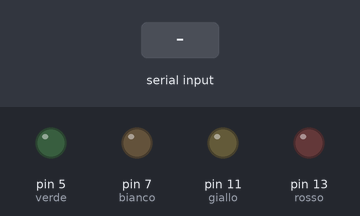
Simulated run of this sketch. Board: Arduino Uno, built with avr-gcc and run on an emulated ATmega328P. On the bench: output pins drawn as LEDs (lit = HIGH). The inputs (shaded band) are chosen by the test bench. What the sketch prints to the serial monitor is not drawn.

Above: at 0.8 s.
0.9 s: "90,45\n" received over Serial
At 3.0 s:
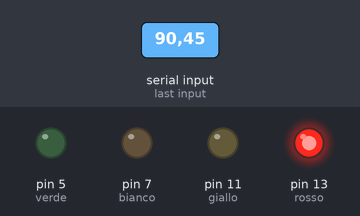
At 27.5 s:
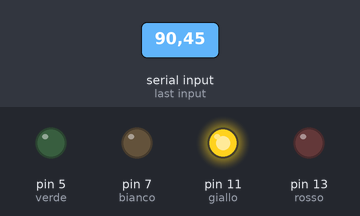
Timing chart, 0 to 52.3 s (numbered marks = the images above; inputs shaded):
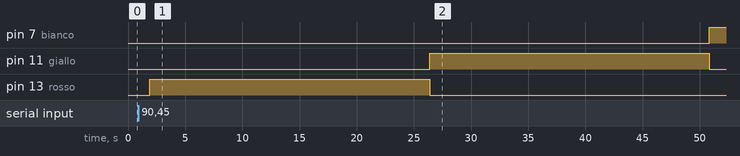

Measured:
- after the input at 0.9 s, pin 7 (bianco): LOW → HIGH after 49.9 s; pin 11 (giallo): LOW → HIGH after 25.5 s, → LOW 24.5 s later; pin 13 (rosso): LOW → HIGH after 1.0 s, → LOW 24.5 s later

The sketch:

ArduinoVerifica_16-02-2019.ino
```cpp
int rosso = 13;
int giallo = 11;
int bianco = 7;
int verde = 5;
int tempo;
int cicli;

void setup() {
  Serial.begin(9600);
  pinMode(rosso, OUTPUT);
  pinMode(giallo, OUTPUT);
  pinMode(bianco, OUTPUT);
  pinMode(verde, OUTPUT);
  tempoCambio();
}
void loop() {
  digitalWrite(rosso, HIGH);
  digitalWrite(giallo, LOW);
  digitalWrite(bianco, LOW);
  digitalWrite(verde, LOW);
  delay(tempo);

  digitalWrite(rosso, LOW);
  digitalWrite(giallo, HIGH);
  digitalWrite(bianco, LOW);
  digitalWrite(verde, LOW);
  delay(tempo);

  digitalWrite(rosso, LOW);
  digitalWrite(giallo, LOW);
  digitalWrite(bianco, HIGH);
  digitalWrite(verde, LOW);
  delay(tempo);

  digitalWrite(rosso, LOW);
  digitalWrite(giallo, LOW);
  digitalWrite(bianco, LOW);
  digitalWrite(verde, HIGH);
  delay(tempo);

}
void tempoCambio(){
  Serial.println ("quanto vuoi far durare il tempo di un lampeggio in secondi?");
  while(Serial.available() == 0) {};
  tempo = Serial.readString().toInt();
  tempo = tempo*1000;
}

/*
void contatoreCicli(){
  Serial.println ("quanto cicli vuoi fare?");
  while(Serial.available() == 0) {};
  cicli = Serial.readString().toInt();
}
*/
```
